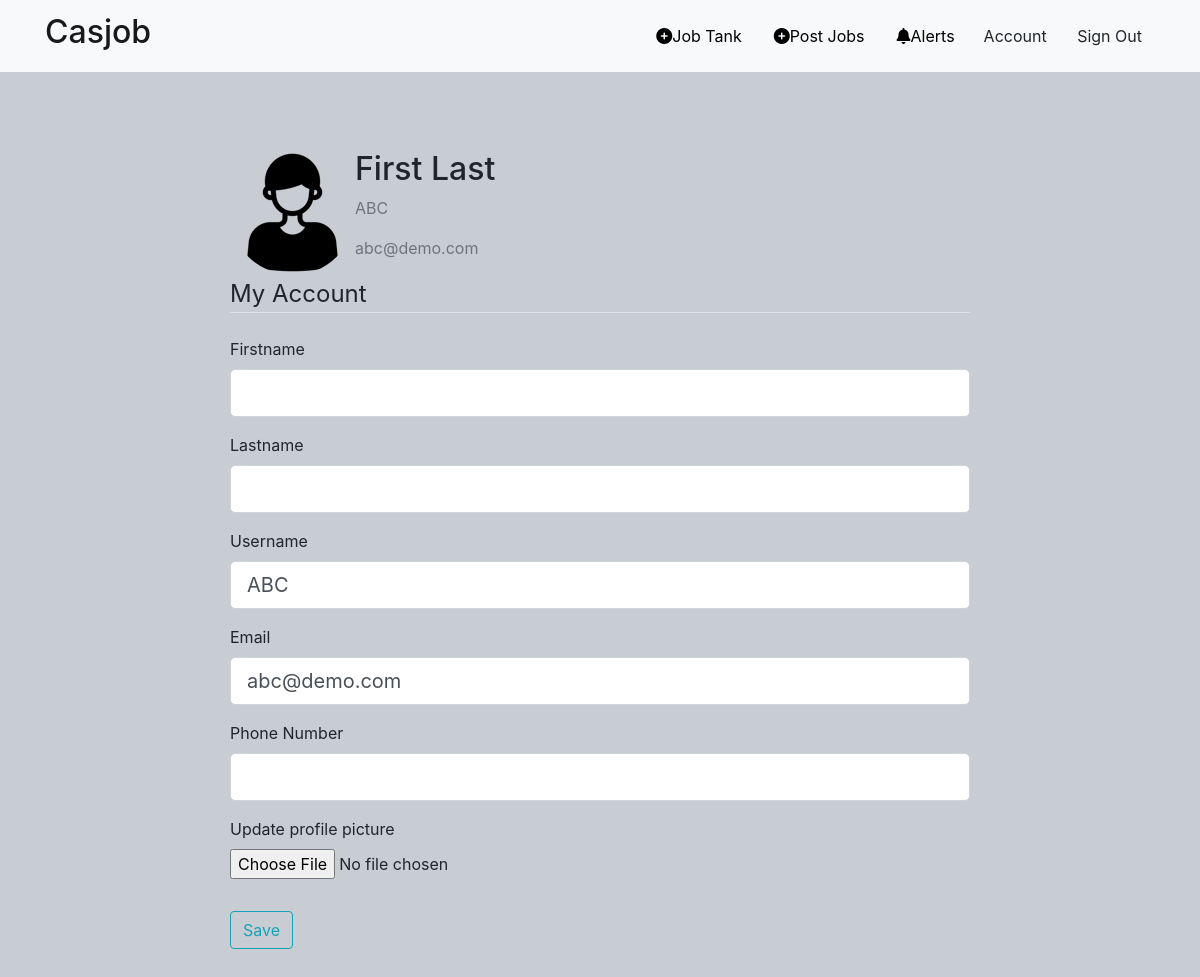
Page /account (signed in) on the committed database.
### casjob/models.py (models this page shows, shortened)
class User(db.Model, UserMixin):
    id = db.Column(db.Integer, primary_key=True)
    firstname = db.Column(db.String(20), unique=False, nullable=True)
    lastname = db.Column(db.String(20), unique=False, nullable=True)
    username = db.Column(db.String(20), unique=True, nullable=False)
    phone_number = db.Column(db.String(20), unique=True, nullable=True)
    email = db.Column(db.String(120), unique=True, nullable=False)
    image_file = db.Column(db.String(20), nullable=False, default='default.jpg')
    password = db.Column(db.String(60), nullable=False)
    posts = db.relationship('Post', backref='author', lazy=True)

### casjob/routes.py (the view)
@app.route('/account', methods=['GET', 'POST'])
@login_required
def account():
    form = UpdateAccountForm()
    if form.validate_on_submit():
        if form.image.data:
            picture_file = save_picture(form.image.data)
            current_user.image_file = picture_file
        current_user.firstname = form.firstname.data
        current_user.lastname = form.lastname.data
        current_user.username = form.username.data
        current_user.email = form.email.data
        current_user.phone_number = form.phone_number.data
        db.session.commit()
        flash('Your account has been updated!', 'success')
        return redirect(url_for('account'))
    elif request.method == 'GET':
        form.username.data = current_user.username
        form.email.data = current_user.email
    image_file = url_for('static', filename='profile_pics/' + current_user.image_file)
    return render_template('account.html', title='Account', image_file=image_file, form=form)

### casjob/forms.py (shortened to what this page needs)
class UpdateAccountForm(FlaskForm):
    firstname = StringField('Firstname',
                           validators=[DataRequired(), Length(min=2, max=20)])
    lastname = StringField('Lastname',
                           validators=[DataRequired(), Length(min=2, max=20)])
    username = StringField('Username',
                           validators=[DataRequired(), Length(min=2, max=20)])
    email = StringField('Email',
                           validators=[DataRequired(), Email()])
    phone_number = StringField('Phone Number', validators=[DataRequired(), Length(min=10, max=15)])
    image = FileField('Update profile picture', validators=[FileAllowed(['jpg', 'png'])])
    submit = SubmitField('Save')

### casjob/models.py (called while the page is built)
@login_manager.user_loader
def load_user(user_id):
    return User.query.get(int(user_id))

### casjob/Templates/account.html (shortened to what this page needs)
{% extends 'base.html' %}
{% block content %}
    <div class="content-section">
        <div class="media">
            <img class="rounded-circle account-img" src="{{ image_file }}">
            <div class="media-body">
                <h2 class="account-heading">{{ current_user.firstname }} {{ current_user.lastname }}</h2>
                <p class="text-secondary">{{ current_user.username }}</p>
                <p class="text-secondary">{{ current_user.email }}</p>
            </div>
        </div>
        <div class="content-section mx-auto" style="max-width: 740px;">
            <form method="POST" action="" enctype="multipart/form-data">
                <fieldset class="form-group">
                    <legend class="border-bottom mb-4">My Account</legend>
                    <div class="form-group">
                        {{ form.firstname.label(class="form-control-label") }}
                        {% if form.firstname.errors %}
                            {{ form.firstname(class="form-control form-control-lg is-invalid") }}
                            <div class="invalid-feedback">
                                {% for error in form.firstname.errors %}
                                    <span>{{ error }}</span>
                                {% endfor %}
                            </div>
                        {% else %}
                            {{ form.firstname(class="form-control form-control-lg") }}
                        {% endif %}
                    </div>
                    <div class="form-group">
                        {{ form.lastname.label(class="form-control-label") }}
                        {% if form.lastname.errors %}
                            {{ form.lastname(class="form-control form-control-lg is-invalid") }}
                            <div class="invalid-feedback">
                                {% for error in form.lastname.errors %}
                                    <span>{{ error }}</span>
                                {% endfor %}
                            </div>
                        {% else %}
                            {{ form.lastname(class="form-control form-control-lg") }}
                        {% endif %}
                    </div>
                    <div class="form-group">
                        {{ form.username.label(class="form-control-label") }}
                        {% if form.username.errors %}
                            {{ form.username(class="form-control form-control-lg is-invalid") }}
                            <div class="invalid-feedback">
                                {% for error in form.username.errors %}
                                    <span>{{ error }}</span>
                                {% endfor %}
                            </div>
                        {% else %}
                            {{ form.username(class="form-control form-control-lg") }}
                        {% endif %}
                    </div>
                    <div class="form-group">
                        {{ form.email.label(class="form-control-label") }}
                        {% if form.email.errors %}
                            {{ form.email(class="form-control form-control-lg is-invalid") }}
                            <div class="invalid-feedback">
                                {% for error in form.email.errors %}
                                    <span>{{ error }}</span>
                                {% endfor %}
                            </div>
                        {% else %}
                            {{ form.email(class="form-control form-control-lg") }}
                        {% endif %}
                    </div>
                    <div class="form-group">
                        {{ form.phone_number.label(class="form-control-label") }}
                        {% if form.phone_number.errors %}
                            {{ form.phone_number(class="form-control form-control-lg is-invalid") }}
                            <div class="invalid-feedback">
                                {% for error in form.phone_number.errors %}
                                    <span>{{ error }}</span>
                                {% endfor %}
                            </div>
                        {% else %}
                            {{ form.phone_number(class="form-control form-control-lg") }}
                        {% endif %}
                    </div>
                    <div class="form-group">
                        {{ form.image.label() }}
                        {{ form.image(class="form-control-file") }}
                    </div>
                </fieldset>
                <div class="form-group">
                    {{ form.submit(class="btn btn-outline-info custom-submit-btn") }}
                </div>
            </form>
        </div>
    </div>
{% endblock content %}

### casjob/static/main.css (style rules this page uses)
body { background-color: rgb(200, 205, 211); margin-top: 100px; padding: 50px; }

### rows in the picture
User: firstname "First", lastname "Last", username "ABC", email "abc@demo.com"
